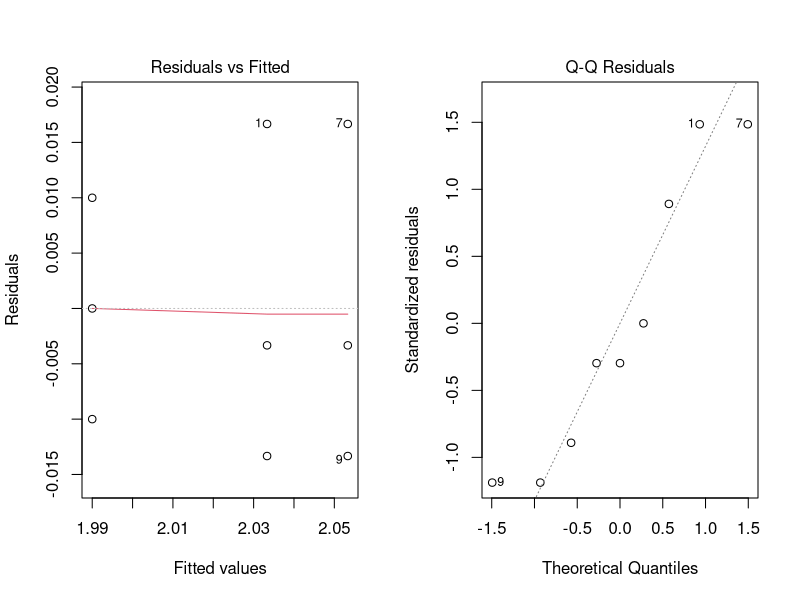
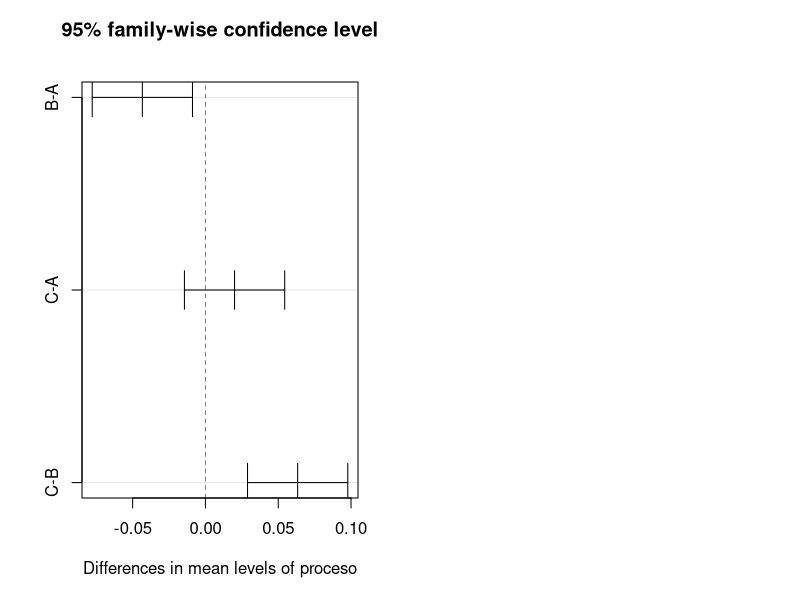
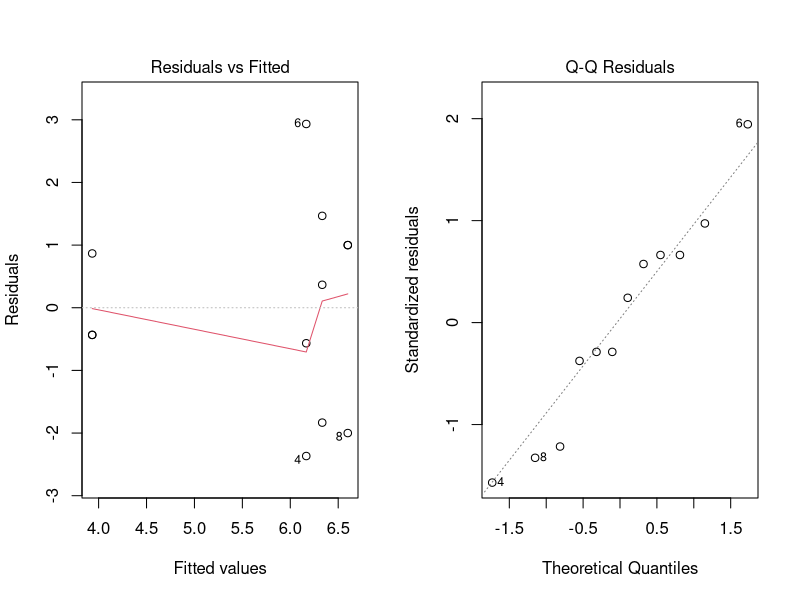

These charts were generated, in order, by the following R code:
# --- Ejercicio 1: Longitud de clavos ---

# Crear los datos
longitudes <- data.frame(
  valor = c(2.05, 2.03, 2.02, 1.98, 1.99, 2.00, 2.07, 2.05, 2.04),
  proceso = factor(rep(c("A","B","C"), each = 3))
)

# Ajustar el modelo ANOVA
anova1 <- aov(valor ~ proceso, data = longitudes)

# Resumen de ANOVA
summary(anova1)

# Diagnósticos básicos de supuestos
par(mfrow = c(1,2))
plot(anova1, which = c(1,2))  # Residuos vs valores ajustados + QQ‐plot

# Post-hoc de Tukey
tukey1 <- TukeyHSD(anova1, "proceso", conf.level = 0.95)
tukey1
plot(tukey1)

# --- Ejercicio 2: Densidad vs. Temperatura ---

# Crear los datos
densidad <- data.frame(
  valor = c(4.5, 7.8, 6.7,
            3.8, 5.6, 9.1,
            7.6, 4.6, 7.6,
            3.5, 3.5, 4.8),
  temperatura = factor(rep(1:4, each = 3))
)

# Ajustar el modelo ANOVA
anova2 <- aov(valor ~ temperatura, data = densidad)

# Resumen de ANOVA
summary(anova2)

# Diagnósticos básicos de supuestos
par(mfrow = c(1,2))
plot(anova2, which = c(1,2))
